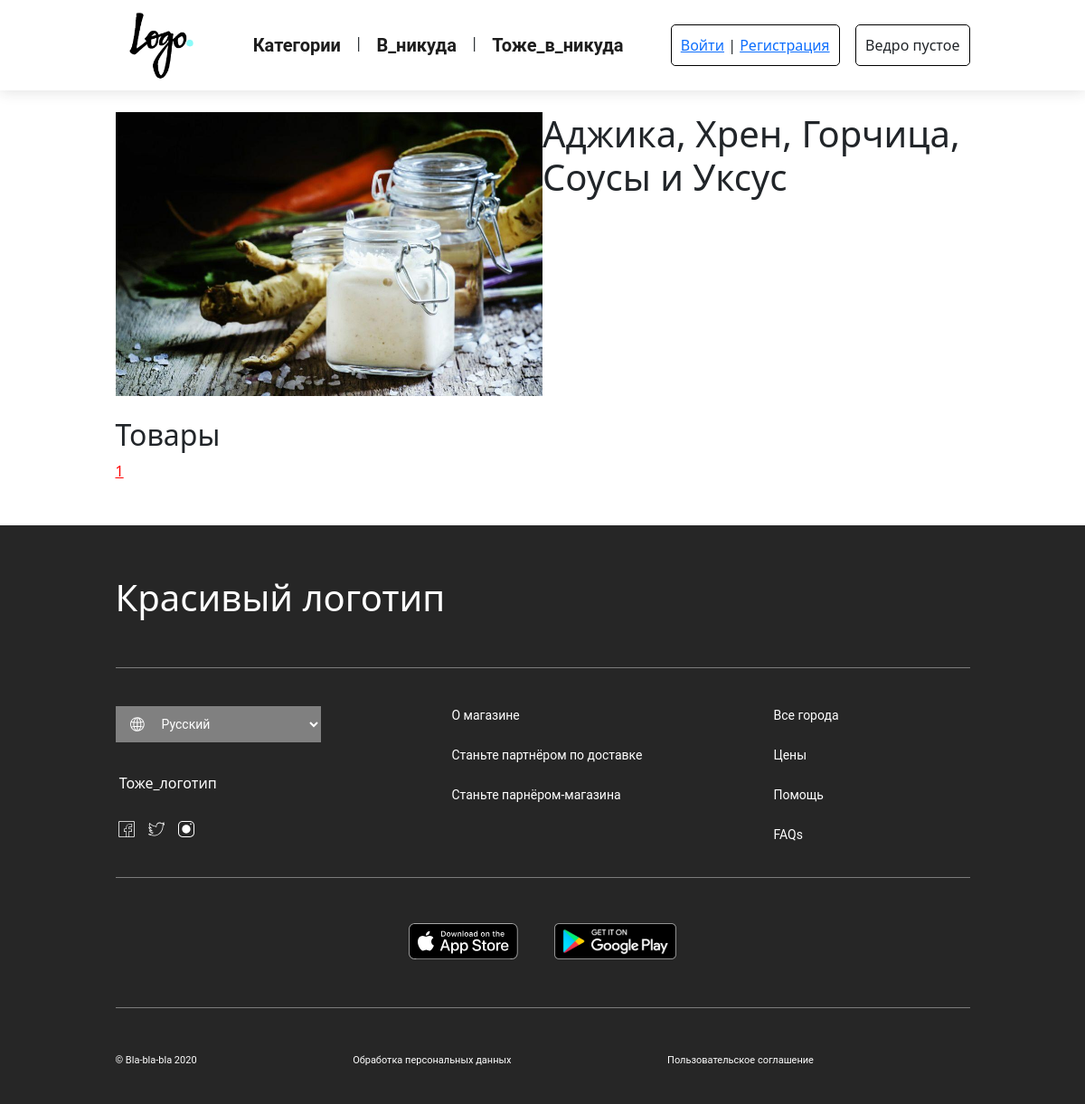
The page /category/sauces on the database as committed earlier.
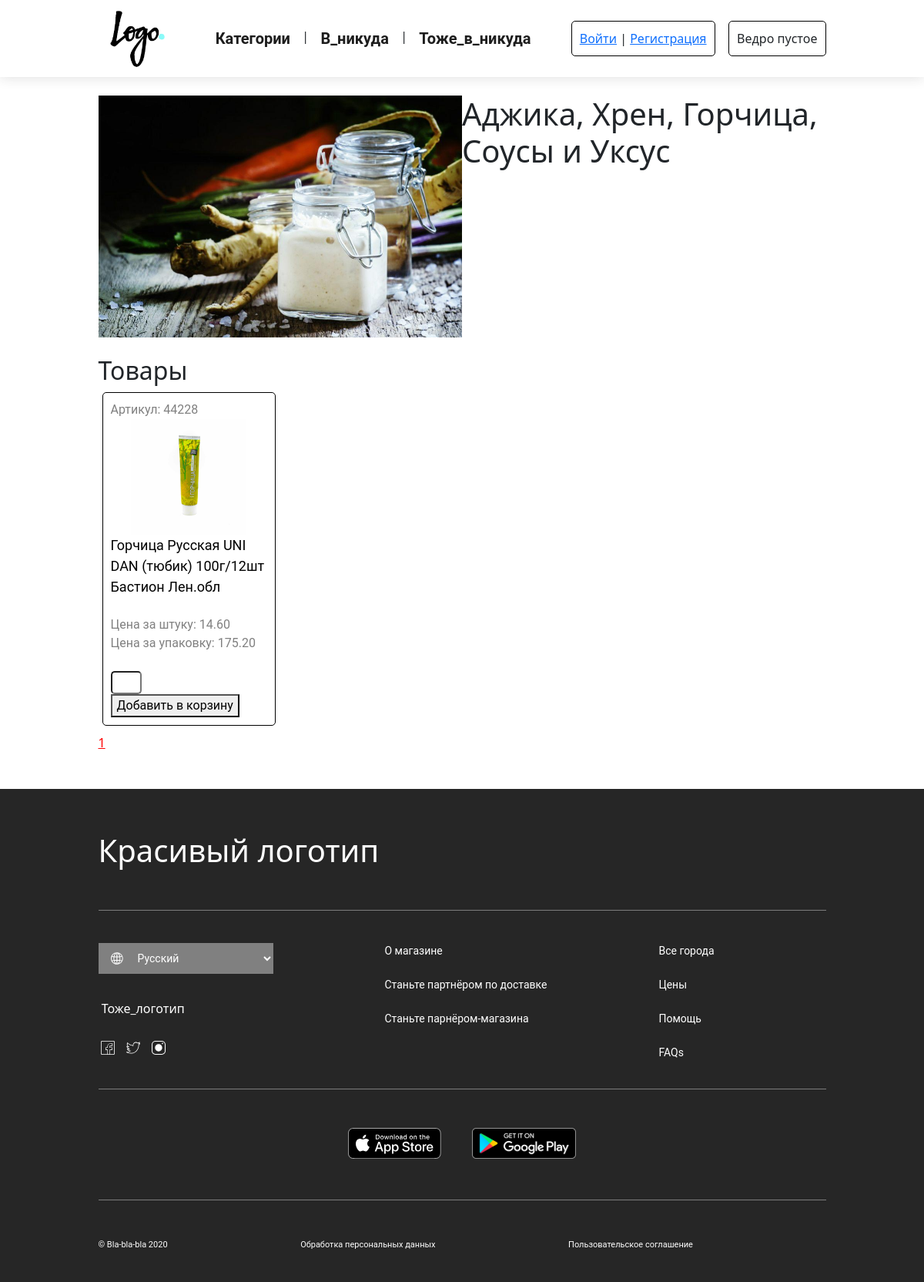
The same page on the database as committed later.
### main/models.py (models this page shows, shortened)
class Product(models.Model):
    title = models.CharField(max_length=150, verbose_name='Название')
    article = models.IntegerField(verbose_name='Артикул', unique=True)
    description = models.TextField(verbose_name='Описание', blank=True)
    category = models.ForeignKey(Category, on_delete=models.CASCADE, verbose_name='Категория')
    main_image = models.ImageField(verbose_name='Главное изображение', upload_to='product_photo/', blank=True)
    price_unit = models.DecimalField(max_digits=9, decimal_places=2, verbose_name='Цена за штуку')
    price_pack = models.DecimalField(max_digits=9, decimal_places=2, verbose_name='Цена за упаковку', blank=True)
    created_at = models.DateTimeField(auto_now_add=True, verbose_name='Дата добавления')
    update_at = models.DateTimeField(auto_now=True, verbose_name='Дата обновления')
    is_published = models.BooleanField(default=True, verbose_name='Публикация')
    views = models.IntegerField(default=0, verbose_name='Кол-во просмотров')
    class Meta:
        verbose_name = "Товар"
        verbose_name_plural = "Товары"
        ordering = ['-views']

### main/views.py (the view)
# urls.py: path('category/', categories, name='categories'),
def category(request, slug):
    category = Category.objects.get(slug=slug)
    all_products = Product.objects.filter(category=category, is_published=True)
    form_cart = CartAddProductForm()
    if request.GET.get('page') == None:
        category.views = F('views') + 1
    category.save()
    paginator = Paginator(all_products, 40)
    page_num = request.GET.get('page', 1)
    page_obj = paginator.get_page(page_num)
    if request.method == "POST":
        cart = Cart(request)
        form = CartAddProductForm(request.POST)
        if form.is_valid():
            product = Product.objects.get(id=form.cleaned_data['id_product'])
            cart.add(product=product, quantity=form.cleaned_data['quantity'])
    context = {'category': category, 'page_obj': page_obj, 'form_cart': form_cart}
    return render(request, 'main/category.html', context)

### cart/forms.py
class CartAddProductForm(forms.Form):
    id_product = forms.IntegerField(label='id продукта', widget=forms.HiddenInput)
    quantity = forms.IntegerField(label='Количество', min_value=0, widget=forms.NumberInput(attrs={'class': 'cart_quantity'}))

### cart/cart.py (called while the page is built)
    def __len__(self):
        return sum(item['quantity'] for item in self.cart.values())

### cart/context_processors/cart_context_processor.py (called while the page is built)
def cart(request):
    cart = Cart(request)
    context = {'cart': cart}
    return context

### main/templates/main/category.html (shortened to what this page needs)
{% extends "base.html" %}
{% load static %}
{% block for_connect_another %}<link rel="stylesheet" href="{% static 'main/css/caregory.css' %}">{% endblock%}
{% block content %}
<div class="category_title">
    <img src="{{ category.photo.url }}" alt="">
    <h1>{{category.title}}</h1>
</div>
<br>
<h2>Товары</h2>
<div class="category_products">
    {% for product in page_obj %}
        <div class="category_product">
            <div class="articl">Артикул: {{ product.article }}</div>
            <a href="/product/{{ product.pk }}">
                <div class="product_img"><img src="{{ product.main_image.url }}" alt=""></div>
                <div class="product_title">{{product.title}}</div>
            </a>
            <br>
            <div class="prices">
                <div>Цена за штуку: {{ product.price_unit }}</div>
                <div>Цена за упаковку: {{ product.price_pack }}</div>
            </div>
            <br>
            <div class="cart">
              <form method="POST" class="cart_form">
                  {{ form_cart.quantity }}
                  <button type="submit" class="button">Добавить в корзину</button>
              </form>
          </div>
        </div>
    {% endfor %}
</div>
<div>
    {% for i in page_obj.paginator.page_range %}
      {% if i == page_obj.number %}
        <a href="?page={{ i }}" style=color:red;>{{ i }}</a>
      {% elif i > page_obj.number|add:-3 and i < page_obj.number|add:3 %}
        <a href="?page={{ i }}" style=color:green;>{{ i }}</a>
      {% endif %}
    {% endfor %}
  </div>
{% endblock%}

Rows that differ between the two databases and show on the page:
added Product: article "44228", main_image (picture), title "Горчица Русская UNI DAN (тюбик) 100г/12шт Бастион Лен.обл", price_unit "14.60", price_pack "175.20"
